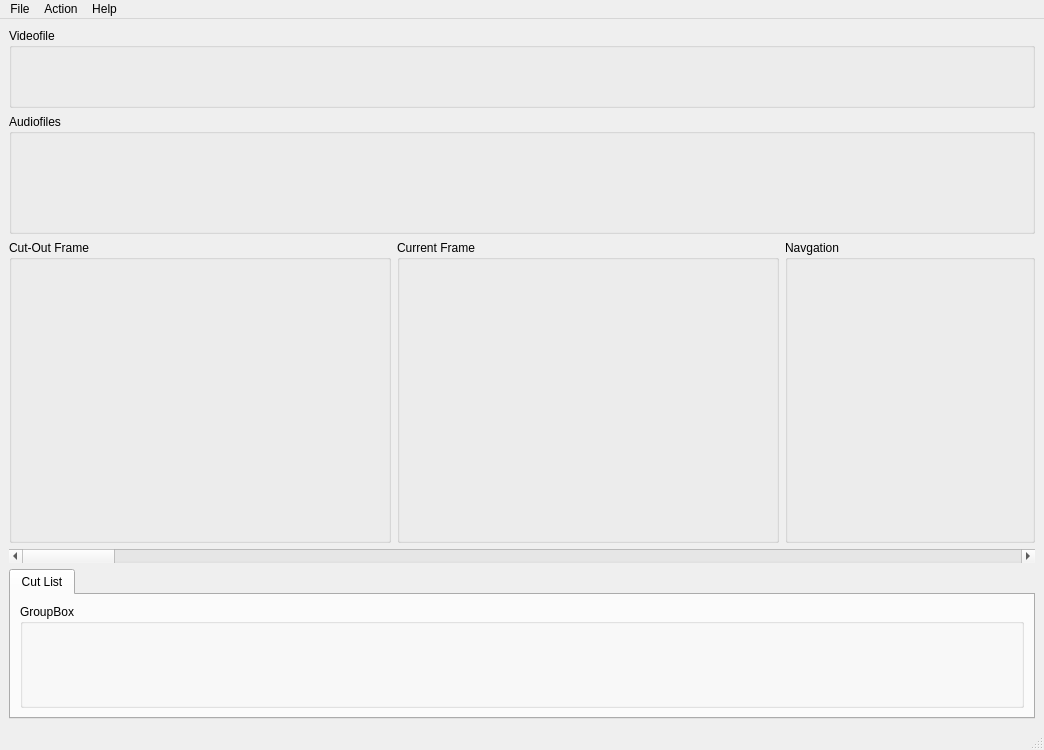
<ui version="4.0" >
 <author></author>
 <comment></comment>
 <exportmacro></exportmacro>
 <class>TTCutMainWindow</class>
 <widget class="QMainWindow" name="TTCutMainWindow" >
  <property name="geometry" >
   <rect>
    <x>0</x>
    <y>0</y>
    <width>1044</width>
    <height>750</height>
   </rect>
  </property>
  <property name="minimumSize" >
   <size>
    <width>900</width>
    <height>750</height>
   </size>
  </property>
  <property name="windowTitle" >
   <string>MainWindow</string>
  </property>
  <widget class="QWidget" name="centralwidget" >
   <layout class="QGridLayout" >
    <property name="margin" >
     <number>9</number>
    </property>
    <property name="spacing" >
     <number>6</number>
    </property>
    <item row="4" column="0" colspan="3" >
     <widget class="QTabWidget" name="ccrTab" >
      <property name="sizePolicy" >
       <sizepolicy>
        <hsizetype>1</hsizetype>
        <vsizetype>1</vsizetype>
        <horstretch>0</horstretch>
        <verstretch>1</verstretch>
       </sizepolicy>
      </property>
      <property name="minimumSize" >
       <size>
        <width>640</width>
        <height>150</height>
       </size>
      </property>
      <property name="sizeIncrement" >
       <size>
        <width>0</width>
        <height>0</height>
       </size>
      </property>
      <widget class="QWidget" name="tabCutList" >
       <attribute name="title" >
        <string>Cut List</string>
       </attribute>
       <attribute name="icon" >
        <iconset resource="mainwindow.qrc" >:/pixmaps/pixmaps/cutav_18.xpm</iconset>
       </attribute>
       <layout class="QGridLayout" >
        <property name="margin" >
         <number>9</number>
        </property>
        <property name="spacing" >
         <number>6</number>
        </property>
        <item row="0" column="0" >
         <widget class="TTCutList" name="cutList" >
          <property name="title" >
           <string>GroupBox</string>
          </property>
         </widget>
        </item>
       </layout>
      </widget>
     </widget>
    </item>
    <item row="2" column="2" >
     <widget class="TTNavigation" name="navigation" >
      <property name="sizePolicy" >
       <sizepolicy>
        <hsizetype>1</hsizetype>
        <vsizetype>1</vsizetype>
        <horstretch>1</horstretch>
        <verstretch>1</verstretch>
       </sizepolicy>
      </property>
      <property name="minimumSize" >
       <size>
        <width>250</width>
        <height>150</height>
       </size>
      </property>
      <property name="maximumSize" >
       <size>
        <width>250</width>
        <height>16777215</height>
       </size>
      </property>
      <property name="sizeIncrement" >
       <size>
        <width>0</width>
        <height>10</height>
       </size>
      </property>
      <property name="title" >
       <string>Navgation</string>
      </property>
     </widget>
    </item>
    <item row="2" column="1" >
     <widget class="TTCurrentFrame" name="currentFrame" >
      <property name="sizePolicy" >
       <sizepolicy>
        <hsizetype>7</hsizetype>
        <vsizetype>7</vsizetype>
        <horstretch>1</horstretch>
        <verstretch>4</verstretch>
       </sizepolicy>
      </property>
      <property name="minimumSize" >
       <size>
        <width>280</width>
        <height>150</height>
       </size>
      </property>
      <property name="sizeIncrement" >
       <size>
        <width>0</width>
        <height>10</height>
       </size>
      </property>
      <property name="title" >
       <string>Current Frame</string>
      </property>
     </widget>
    </item>
    <item row="2" column="0" >
     <widget class="TTCutOutFrame" name="cutOutFrame" >
      <property name="sizePolicy" >
       <sizepolicy>
        <hsizetype>7</hsizetype>
        <vsizetype>7</vsizetype>
        <horstretch>1</horstretch>
        <verstretch>4</verstretch>
       </sizepolicy>
      </property>
      <property name="minimumSize" >
       <size>
        <width>280</width>
        <height>150</height>
       </size>
      </property>
      <property name="sizeIncrement" >
       <size>
        <width>0</width>
        <height>10</height>
       </size>
      </property>
      <property name="title" >
       <string>Cut-Out Frame</string>
      </property>
     </widget>
    </item>
    <item row="1" column="0" colspan="3" >
     <widget class="TTAudioFileList" name="audioFileInfo" >
      <property name="sizePolicy" >
       <sizepolicy>
        <hsizetype>5</hsizetype>
        <vsizetype>5</vsizetype>
        <horstretch>0</horstretch>
        <verstretch>1</verstretch>
       </sizepolicy>
      </property>
      <property name="minimumSize" >
       <size>
        <width>640</width>
        <height>120</height>
       </size>
      </property>
      <property name="maximumSize" >
       <size>
        <width>16777215</width>
        <height>240</height>
       </size>
      </property>
      <property name="title" >
       <string>Audiofiles</string>
      </property>
     </widget>
    </item>
    <item row="0" column="0" colspan="3" >
     <widget class="TTVideoFileInfo" name="videoFileInfo" >
      <property name="sizePolicy" >
       <sizepolicy>
        <hsizetype>5</hsizetype>
        <vsizetype>5</vsizetype>
        <horstretch>0</horstretch>
        <verstretch>1</verstretch>
       </sizepolicy>
      </property>
      <property name="minimumSize" >
       <size>
        <width>640</width>
        <height>80</height>
       </size>
      </property>
      <property name="maximumSize" >
       <size>
        <width>16777215</width>
        <height>80</height>
       </size>
      </property>
      <property name="title" >
       <string>Videofile</string>
      </property>
     </widget>
    </item>
    <item row="3" column="0" colspan="3" >
     <widget class="QScrollBar" name="slider" >
      <property name="orientation" >
       <enum>Qt::Horizontal</enum>
      </property>
      <property name="invertedAppearance" >
       <bool>false</bool>
      </property>
     </widget>
    </item>
   </layout>
  </widget>
  <widget class="QMenuBar" name="menubar" >
   <property name="geometry" >
    <rect>
     <x>0</x>
     <y>0</y>
     <width>1044</width>
     <height>28</height>
    </rect>
   </property>
   <widget class="QMenu" name="menuHelp" >
    <property name="title" >
     <string>Help</string>
    </property>
    <addaction name="actionAbout" />
   </widget>
   <widget class="QMenu" name="menuAction" >
    <property name="title" >
     <string>Action</string>
    </property>
    <addaction name="separator" />
    <addaction name="actionSaveCurrentFrame" />
    <addaction name="separator" />
    <addaction name="actionSettings" />
   </widget>
   <widget class="QMenu" name="menuFile" >
    <property name="title" >
     <string>File</string>
    </property>
    <property name="icon" >
     <iconset/>
    </property>
    <addaction name="actionFileNew" />
    <addaction name="actionFileOpen" />
    <addaction name="actionFileSave" />
    <addaction name="separator" />
    <addaction name="actionFileSaveAs" />
    <addaction name="separator" />
    <addaction name="actionRecentProjects" />
    <addaction name="separator" />
    <addaction name="actionExit" />
   </widget>
   <addaction name="menuFile" />
   <addaction name="menuAction" />
   <addaction name="menuHelp" />
  </widget>
  <widget class="QStatusBar" name="statusbar" >
   <property name="geometry" >
    <rect>
     <x>0</x>
     <y>727</y>
     <width>1044</width>
     <height>23</height>
    </rect>
   </property>
  </widget>
  <action name="actionFileNew" >
   <property name="icon" >
    <iconset resource="mainwindow.qrc" >:/pixmaps/pixmaps/filenew_16.xpm</iconset>
   </property>
   <property name="text" >
    <string>New</string>
   </property>
   <property name="shortcut" >
    <string/>
   </property>
  </action>
  <action name="actionFileOpen" >
   <property name="icon" >
    <iconset resource="mainwindow.qrc" >:/pixmaps/pixmaps/fileopen_16.xpm</iconset>
   </property>
   <property name="text" >
    <string>Open...</string>
   </property>
  </action>
  <action name="actionFileSave" >
   <property name="icon" >
    <iconset resource="mainwindow.qrc" >:/pixmaps/pixmaps/filesave_16.xpm</iconset>
   </property>
   <property name="text" >
    <string>Save</string>
   </property>
  </action>
  <action name="actionFileSaveAs" >
   <property name="icon" >
    <iconset resource="mainwindow.qrc" >:/pixmaps/pixmaps/filesaveas_16.xpm</iconset>
   </property>
   <property name="text" >
    <string>Save as...</string>
   </property>
  </action>
  <action name="actionRecentProjects" >
   <property name="text" >
    <string>Recent Projects...</string>
   </property>
  </action>
  <action name="actionExit" >
   <property name="icon" >
    <iconset resource="mainwindow.qrc" >:/pixmaps/pixmaps/exit_16.xpm</iconset>
   </property>
   <property name="text" >
    <string>Exit</string>
   </property>
  </action>
  <action name="actionSaveCurrentFrame" >
   <property name="icon" >
    <iconset resource="mainwindow.qrc" >:/pixmaps/pixmaps/saveimage_16.xpm</iconset>
   </property>
   <property name="text" >
    <string>Save current frame...</string>
   </property>
  </action>
  <action name="actionSettings" >
   <property name="icon" >
    <iconset resource="mainwindow.qrc" >:/pixmaps/pixmaps/settings_16.xpm</iconset>
   </property>
   <property name="text" >
    <string>Settings...</string>
   </property>
   <property name="shortcut" >
    <string/>
   </property>
  </action>
  <action name="actionAbout" >
   <property name="text" >
    <string>About</string>
   </property>
  </action>
 </widget>
 <pixmapfunction></pixmapfunction>
 <customwidgets>
  <customwidget>
   <class>TTCurrentFrame</class>
   <extends>QGroupBox</extends>
   <header>../gui/ttcurrentframe.h</header>
   <container>0</container>
   <pixmap></pixmap>
  </customwidget>
  <customwidget>
   <class>TTAudioFileList</class>
   <extends>QGroupBox</extends>
   <header>gui/ttaudiofilelist.h</header>
   <container>0</container>
   <pixmap></pixmap>
  </customwidget>
  <customwidget>
   <class>TTNavigation</class>
   <extends>QGroupBox</extends>
   <header>../gui/ttnavigation.h</header>
   <container>0</container>
   <pixmap></pixmap>
  </customwidget>
  <customwidget>
   <class>TTCutOutFrame</class>
   <extends>QGroupBox</extends>
   <header>../gui/ttcutoutframe.h</header>
   <container>0</container>
   <pixmap></pixmap>
  </customwidget>
  <customwidget>
   <class>TTVideoFileInfo</class>
   <extends>QGroupBox</extends>
   <header>../gui/ttvideofileinfo.h</header>
   <container>0</container>
   <pixmap></pixmap>
  </customwidget>
  <customwidget>
   <class>TTCutList</class>
   <extends>QGroupBox</extends>
   <header>../gui/ttcutlist.h</header>
   <container>0</container>
   <pixmap></pixmap>
  </customwidget>
 </customwidgets>
 <resources>
  <include location="mainwindow.qrc" />
 </resources>
 <connections/>
</ui>
